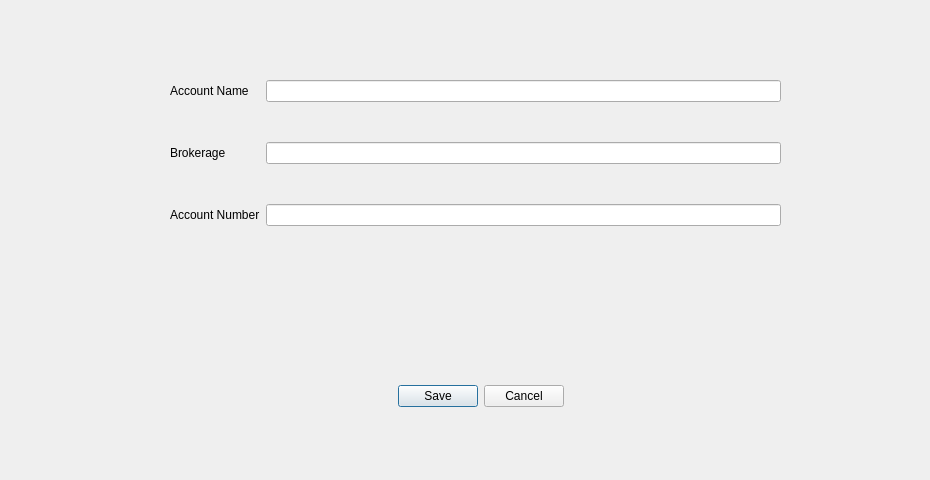
<?xml version="1.0" encoding="UTF-8"?>
<ui version="4.0">
 <class>AddAccountDialog</class>
 <widget class="QDialog" name="AddAccountDialog">
  <property name="geometry">
   <rect>
    <x>0</x>
    <y>0</y>
    <width>930</width>
    <height>480</height>
   </rect>
  </property>
  <property name="windowTitle">
   <string>Add Account</string>
  </property>
  <widget class="QDialogButtonBox" name="buttonBox">
   <property name="geometry">
    <rect>
     <x>170</x>
     <y>380</y>
     <width>621</width>
     <height>32</height>
    </rect>
   </property>
   <property name="orientation">
    <enum>Qt::Horizontal</enum>
   </property>
   <property name="standardButtons">
    <set>QDialogButtonBox::Cancel|QDialogButtonBox::Save</set>
   </property>
   <property name="centerButtons">
    <bool>true</bool>
   </property>
  </widget>
  <widget class="QWidget" name="formLayoutWidget">
   <property name="geometry">
    <rect>
     <x>170</x>
     <y>80</y>
     <width>611</width>
     <height>221</height>
    </rect>
   </property>
   <layout class="QFormLayout" name="formLayout">
    <property name="verticalSpacing">
     <number>40</number>
    </property>
    <item row="0" column="0">
     <widget class="QLabel" name="label">
      <property name="text">
       <string>Account Name</string>
      </property>
     </widget>
    </item>
    <item row="1" column="0">
     <widget class="QLabel" name="label_2">
      <property name="text">
       <string>Brokerage</string>
      </property>
     </widget>
    </item>
    <item row="2" column="0">
     <widget class="QLabel" name="label_3">
      <property name="text">
       <string>Account Number</string>
      </property>
     </widget>
    </item>
    <item row="0" column="1">
     <widget class="QLineEdit" name="acct_name_edit"/>
    </item>
    <item row="1" column="1">
     <widget class="QLineEdit" name="brokerage_edit"/>
    </item>
    <item row="2" column="1">
     <widget class="QLineEdit" name="account_number_edit"/>
    </item>
   </layout>
  </widget>
 </widget>
 <resources/>
 <connections>
  <connection>
   <sender>buttonBox</sender>
   <signal>accepted()</signal>
   <receiver>AddAccountDialog</receiver>
   <slot>accept()</slot>
   <hints>
    <hint type="sourcelabel">
     <x>248</x>
     <y>254</y>
    </hint>
    <hint type="destinationlabel">
     <x>157</x>
     <y>274</y>
    </hint>
   </hints>
  </connection>
  <connection>
   <sender>buttonBox</sender>
   <signal>rejected()</signal>
   <receiver>AddAccountDialog</receiver>
   <slot>reject()</slot>
   <hints>
    <hint type="sourcelabel">
     <x>316</x>
     <y>260</y>
    </hint>
    <hint type="destinationlabel">
     <x>286</x>
     <y>274</y>
    </hint>
   </hints>
  </connection>
 </connections>
</ui>
